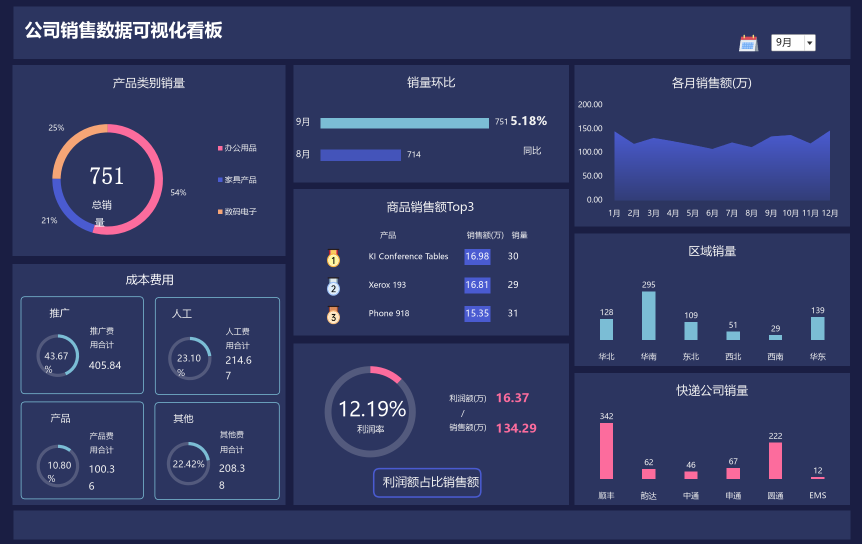
#> input picture 第四章 销售看板/dashboard.png, 1724 x 1088 px (shown at 1/2 size)
$ python compare_reference.py ../claude/chart1_gradient_bar.png
#> lines starting #> are read from the running program, lines starting #| are printed output that depends on the picture
# -*- coding: utf-8 -*-
"""把复刻结果与 Excel 导出图（reference/dashboard_excel.png）逐像素比对。

Excel 导出图比看板本身多了一圈白边/网格线，先裁到看板卡片区域再比。
运行：python compare_reference.py [--diff]
"""
import os
import sys

import numpy as np
from PIL import Image

BASE = os.path.dirname(os.path.abspath(__file__))
REF = os.path.join(BASE, "reference", "dashboard_excel.png")
OUT = os.path.join(BASE, "dashboard.png")
# 卡片在看板导出图中的位置（自动检测失败时的兜底）
CARD = (4, 27, 1728, 1115)


def main():
    ours = Image.open(OUT).convert("RGB")
    ref = Image.open(REF).convert("RGB").crop(CARD)
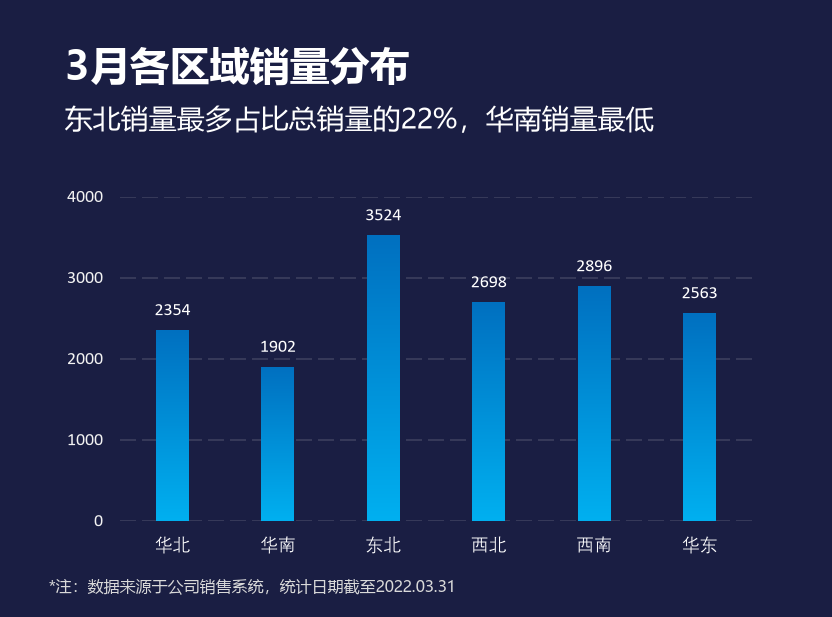
#> input picture claude/chart1_gradient_bar.png, 832 x 617 px, given in place of dashboard_excel.png, which was not available
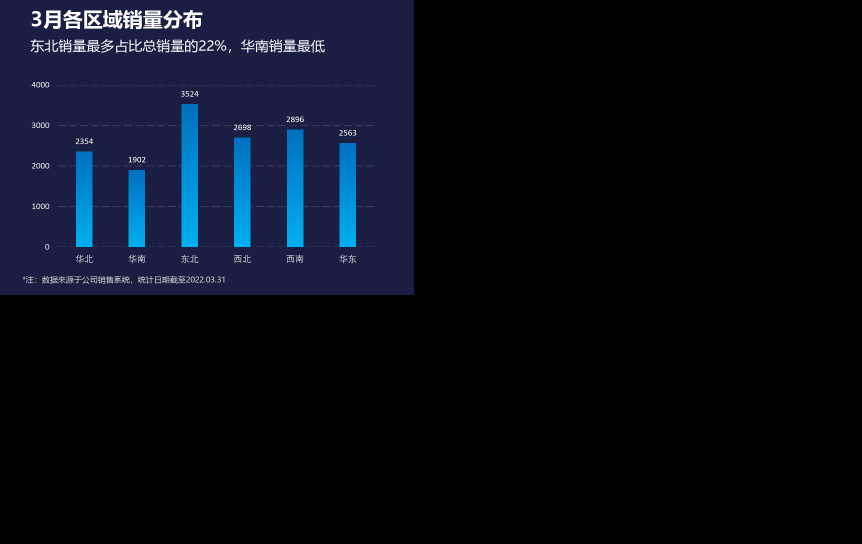
#> ref: PIL image 1724x1088 RGB (shown at 1/2 size); mean R, G, B 8.1, 12.3, 22.4
    ref = ref.resize(ours.size, Image.LANCZOS)

    a = np.asarray(ours).astype(int)
    b = np.asarray(ref).astype(int)
    diff = np.abs(a - b)
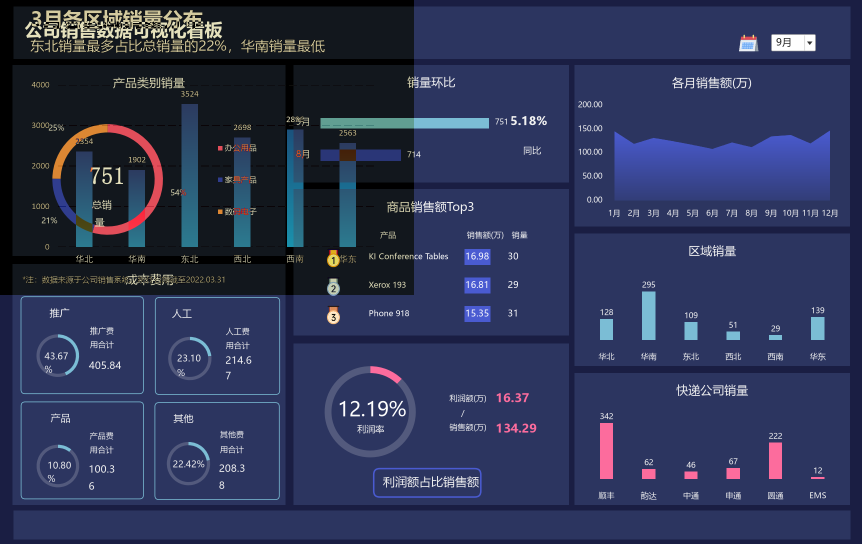
#> diff: shape (1088, 1724, 3) int64 (shown at 1/2 size); mean R, G, B 44.9, 52.3, 85.4
    mean_err = diff.mean()
#> mean_err = 60.88
    close = (diff.sum(2) < 12).mean() * 100
#> close = 2.68
    print("尺寸        :", ours.size)
#| 尺寸        : (1724, 1088)
    print("平均通道误差: %.2f/255" % mean_err)
#| 平均通道误差: 60.88/255
    print("像素一致率  : %.2f%%" % close)
#| 像素一致率  : 2.68%

    if "--diff" in sys.argv:
        Image.fromarray(np.abs(a - b).astype(np.uint8) * 2).save(
            os.path.join(BASE, "reference", "diff.png"))
        blend = Image.blend(ours, ref, 0.5)
        blend.save(os.path.join(BASE, "reference", "blend.png"))
        print("saved: reference/diff.png, reference/blend.png")


if __name__ == "__main__":
    main()
